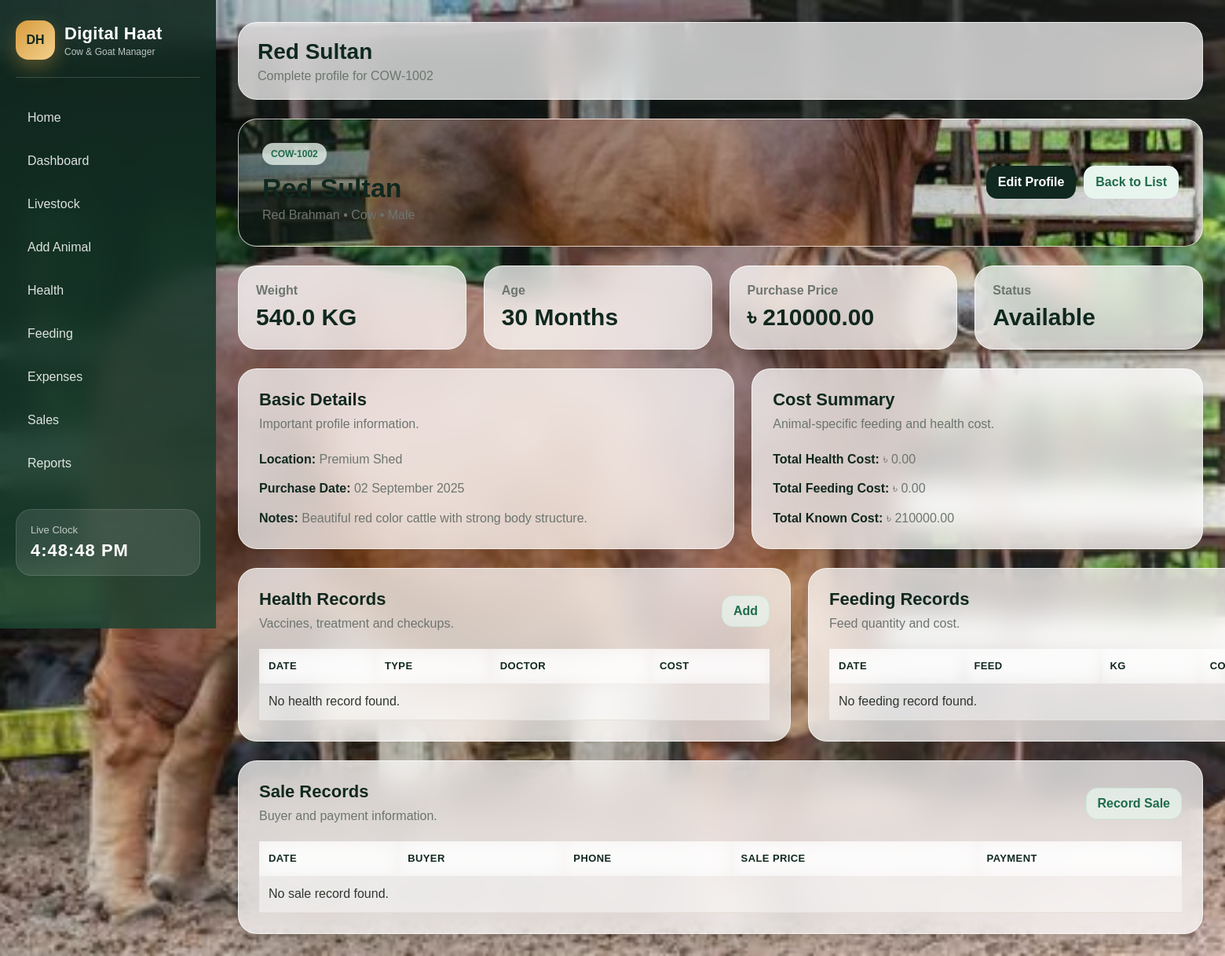
The page /animals/2 on the database its author committed.
### digital_haat_cow_goat_management_system/app.py (models this page shows)
class Animal(db.Model):
    id = db.Column(db.Integer, primary_key=True)
    tag_number = db.Column(db.String(50), nullable=False, unique=True)
    animal_type = db.Column(db.String(20), nullable=False)  # Cow or Goat
    name = db.Column(db.String(100), nullable=False)
    breed = db.Column(db.String(100), nullable=False)
    gender = db.Column(db.String(20), nullable=False)
    age_months = db.Column(db.Integer, nullable=False)
    weight_kg = db.Column(db.Float, nullable=False)
    purchase_price = db.Column(db.Float, nullable=False)
    purchase_date = db.Column(db.Date, nullable=False)
    status = db.Column(db.String(30), nullable=False, default="Available")
    location = db.Column(db.String(150), nullable=False)
    notes = db.Column(db.Text, nullable=True)
    created_at = db.Column(db.DateTime, nullable=False, default=datetime.utcnow)
    health_records = db.relationship("HealthRecord", backref="animal", lazy=True, cascade="all, delete-orphan")
    feeding_records = db.relationship("FeedingRecord", backref="animal", lazy=True, cascade="all, delete-orphan")
    sale_records = db.relationship("SaleRecord", backref="animal", lazy=True, cascade="all, delete-orphan")

### digital_haat_cow_goat_management_system/app.py (the view)
@app.route("/animals/<int:animal_id>")
def animal_detail(animal_id):
    animal = Animal.query.get_or_404(animal_id)
    health_records = HealthRecord.query.filter_by(animal_id=animal_id).order_by(HealthRecord.record_date.desc()).all()
    feeding_records = FeedingRecord.query.filter_by(animal_id=animal_id).order_by(FeedingRecord.feeding_date.desc()).all()
    sale_records = SaleRecord.query.filter_by(animal_id=animal_id).order_by(SaleRecord.sale_date.desc()).all()
    total_health_cost = 0
    for record in health_records:
        total_health_cost = total_health_cost + record.cost
    total_feeding_cost = 0
    for record in feeding_records:
        total_feeding_cost = total_feeding_cost + record.cost
    return render_template(
        "animal_detail.html",
        animal=animal,
        health_records=health_records,
        feeding_records=feeding_records,
        sale_records=sale_records,
        total_health_cost=total_health_cost,
        total_feeding_cost=total_feeding_cost
    )

### digital_haat_cow_goat_management_system/templates/animal_detail.html (shortened to what this page needs)
{% extends 'base.html' %}
{% block page_title %}{{ animal.name }}{% endblock %}
{% block page_subtitle %}Complete profile for {{ animal.tag_number }}{% endblock %}
{% block content %}
<section class="detail-header-card">
    <div>
        <span class="tag-badge">{{ animal.tag_number }}</span>
        <h2>{{ animal.name }}</h2>
        <p>{{ animal.breed }} • {{ animal.animal_type }} • {{ animal.gender }}</p>
    </div>
    <div class="detail-actions">
        <a href="{{ url_for('edit_animal', animal_id=animal.id) }}">Edit Profile</a>
        <a href="{{ url_for('animals') }}">Back to List</a>
    </div>
</section>
<section class="content-grid four-columns">
    <div class="money-card"><p>Weight</p><h3>{{ animal.weight_kg }} KG</h3></div>
    <div class="money-card"><p>Age</p><h3>{{ animal.age_months }} Months</h3></div>
    <div class="money-card"><p>Purchase Price</p><h3>৳ {{ '%.2f'|format(animal.purchase_price) }}</h3></div>
    <div class="money-card"><p>Status</p><h3>{{ animal.status }}</h3></div>
</section>
<section class="content-grid two-columns">
    <div class="panel-card">
        <div class="section-heading">
            <h3>Basic Details</h3>
            <p>Important profile information.</p>
        </div>
        <div class="info-list">
            <p><strong>Location:</strong> {{ animal.location }}</p>
            <p><strong>Purchase Date:</strong> {{ animal.purchase_date.strftime('%d %B %Y') }}</p>
            <p><strong>Notes:</strong> {{ animal.notes if animal.notes else 'No notes added.' }}</p>
        </div>
    </div>
    <div class="panel-card">
        <div class="section-heading">
            <h3>Cost Summary</h3>
            <p>Animal-specific feeding and health cost.</p>
        </div>
        <div class="info-list">
            <p><strong>Total Health Cost:</strong> ৳ {{ '%.2f'|format(total_health_cost) }}</p>
            <p><strong>Total Feeding Cost:</strong> ৳ {{ '%.2f'|format(total_feeding_cost) }}</p>
            <p><strong>Total Known Cost:</strong> ৳ {{ '%.2f'|format(animal.purchase_price + total_health_cost + total_feeding_cost) }}</p>
        </div>
    </div>
</section>
<section class="content-grid two-columns">
    <div class="panel-card">
        <div class="section-heading horizontal-heading">
            <div><h3>Health Records</h3><p>Vaccines, treatment and checkups.</p></div>
            <a class="small-link-button" href="{{ url_for('health_records') }}">Add</a>
        </div>
        <div class="table-wrapper">
            <table>
                <thead><tr><th>Date</th><th>Type</th><th>Doctor</th><th>Cost</th></tr></thead>
                <tbody>
                    {% for record in health_records %}
                        <tr><td>{{ record.record_date }}</td><td>{{ record.record_type }}</td><td>{{ record.doctor_name }}</td><td>৳ {{ record.cost }}</td></tr>
                    {% else %}
                        <tr><td colspan="4">No health record found.</td></tr>
                    {% endfor %}
                </tbody>
            </table>
        </div>
    </div>
    <div class="panel-card">
        <div class="section-heading horizontal-heading">
            <div><h3>Feeding Records</h3><p>Feed quantity and cost.</p></div>
        </div>
        <div class="table-wrapper">
            <table>
                <thead><tr><th>Date</th><th>Feed</th><th>KG</th><th>Cost</th></tr></thead>
                <tbody>
                    {% for record in feeding_records %}
                        <tr><td>{{ record.feeding_date }}</td><td>{{ record.feed_name }}</td><td>{{ record.quantity_kg }}</td><td>৳ {{ record.cost }}</td></tr>
                    {% else %}
                        <tr><td colspan="4">No feeding record found.</td></tr>
                    {% endfor %}
                </tbody>
            </table>
        </div>
    </div>
</section>
<section class="panel-card">
    <div class="section-heading horizontal-heading">
        <div><h3>Sale Records</h3><p>Buyer and payment information.</p></div>
        <a class="small-link-button" href="{{ url_for('sales') }}">Record Sale</a>
    </div>
    <div class="table-wrapper">
        <table>
            <thead><tr><th>Date</th><th>Buyer</th><th>Phone</th><th>Sale Price</th><th>Payment</th></tr></thead>
            <tbody>
                {% for record in sale_records %}
                    <tr><td>{{ record.sale_date }}</td><td>{{ record.buyer_name }}</td><td>{{ record.buyer_phone }}</td><td>৳ {{ record.sale_price }}</td><td>{{ record.payment_status }}</td></tr>
                {% else %}
                    <tr><td colspan="5">No sale record found.</td></tr>
                {% endfor %}
            </tbody>
        </table>
    </div>
</section>
{% endblock %}

### rows shown on the page
Animal: name "Red Sultan", tag_number "COW-1002", breed "Red Brahman", animal_type "Cow", gender "Male", weight_kg "540.0", age_months "30", purchase_price "210000.00", status "Available", location "Premium Shed", purchase_date "02 September 2025", notes "Beautiful red color cattle with strong body structure."

### other values the page prints
{{ '%.2f'|format(total_health_cost) }} "0.00"
{{ '%.2f'|format(total_feeding_cost) }} "0.00"
